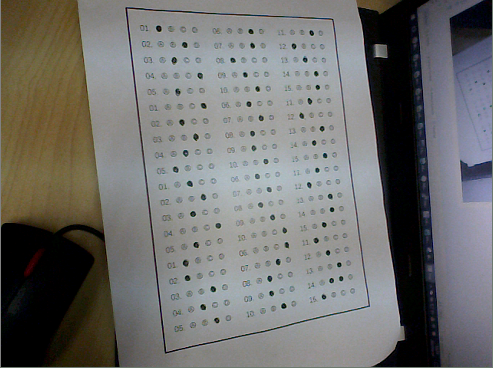
#> input picture test.png, 493 x 368 px, found by its file name
$ python main.py   (older library calls are emulated)
#> lines starting #> are read from the running program, lines starting #| are printed output that depends on the picture; after the words box and inside, x2 and y2 are one past the last pixel; in counts of white or black regions, pixels touching at a corner belong together
### sheet.py
#coding=utf-8
import cPickle
import cv2
from imutils import contours
from e import ContourCountError, ContourPerimeterSizeError, PolyNodeCountError
from settings import ANS_IMG_THRESHOLD, CNT_PERIMETER_THRESHOLD, CHOICE_IMG_THRESHOLD, ANS_IMG_DILATE_ITERATIONS, \
    ANS_IMG_ERODE_ITERATIONS, CHOICE_IMG_DILATE_ITERATIONS, CHOICE_IMG_ERODE_ITERATIONS, CHOICE_MAX_AREA, \
    CHOICE_CNT_COUNT, ANS_IMG_KERNEL, CHOICE_IMG_KERNEL, CHOICE_MIN_AREA
from utils import detect_cnt_again, get_init_process_img, get_max_area_cnt, get_ans, \
    get_left_right, get_top_bottom, sort_by_row, sort_by_col, insert_null_2_rows, get_vertical_projective, \
    get_h_projective


def get_answer_from_sheet(base_img):

    # cv2.imshow('temp', base_img)
    # cv2.waitKey(0)

    # 灰度化然后进行边缘检测、二值化等等一系列处理
    img = cv2.cvtColor(base_img, cv2.COLOR_BGR2GRAY)
    img = get_init_process_img(img)

    # cv2.imshow('temp', img)
    # cv2.waitKey(0)

    # 获取最大面积轮廓并和图片大小作比较，看轮廓周长大小判断是否是答题卡的轮廓
    cnt = get_max_area_cnt(img)
    cnt_perimeter = cv2.arcLength(cnt, True)
    base_img_perimeter = (base_img.shape[0] + base_img.shape[1]) * 2
    if not cnt_perimeter > CNT_PERIMETER_THRESHOLD * base_img_perimeter:
        raise ContourPerimeterSizeError

    # cv2.drawContours(base_img, [cnt], 0, (0, 255, 0), 1)
    # cv2.imshow('temp', base_img)
    # cv2.waitKey(0)

    # 计算多边形的顶点，并看是否是四个顶点
    poly_node_list = cv2.approxPolyDP(cnt, cv2.arcLength(cnt, True) * 0.1, True)
    if not poly_node_list.shape[0] == 4:
        raise PolyNodeCountError

    # 根据计算的多边形顶点继续处理图片，主要是是纠偏
    processed_img = detect_cnt_again(poly_node_list, base_img)

    # cv2.imshow('temp', processed_img)
    # cv2.waitKey(0)

    # 调整图片的亮度
    processed_img = cv2.cvtColor(processed_img, cv2.COLOR_BGR2GRAY)
    processed_img = cv2.GaussianBlur( processed_img, (9, 9), 0)
    # cv2.imshow('temp', processed_img)
    # cv2.waitKey(0)

    # 通过二值化和膨胀腐蚀获得填涂区域
    # ret, ans_img = cv2.threshold(processed_img, ANS_IMG_THRESHOLD[0], ANS_IMG_THRESHOLD[1], cv2.THRESH_BINARY_INV)
    ans_img = cv2.adaptiveThreshold(processed_img, 255, cv2.ADAPTIVE_THRESH_GAUSSIAN_C, cv2.THRESH_BINARY_INV, 41, 35)
    ans_img = cv2.dilate(ans_img, ANS_IMG_KERNEL, iterations=ANS_IMG_DILATE_ITERATIONS)
    ans_img = cv2.erode(ans_img, ANS_IMG_KERNEL, iterations=ANS_IMG_ERODE_ITERATIONS)
    ret, ans_img = cv2.threshold(ans_img, ANS_IMG_THRESHOLD[0], ANS_IMG_THRESHOLD[1], cv2.THRESH_BINARY_INV)

    # cv2.imshow('temp', ans_img)
    # cv2.waitKey(0)

    # 通过二值化和膨胀腐蚀获得选项框区域
    choice_img = cv2.adaptiveThreshold(processed_img, 255, cv2.ADAPTIVE_THRESH_GAUSSIAN_C, cv2.THRESH_BINARY_INV, 51, 10)
    # [6 lines of commented-out code are left out]

    for i in range(1):
        choice_img = cv2.dilate(choice_img, CHOICE_IMG_KERNEL, iterations=CHOICE_IMG_DILATE_ITERATIONS)
        choice_img = cv2.erode(choice_img, CHOICE_IMG_KERNEL, iterations=CHOICE_IMG_ERODE_ITERATIONS)

    # [6 lines of commented-out code are left out]
    _, cnts, h = cv2.findContours(choice_img, cv2.RETR_EXTERNAL, cv2.CHAIN_APPROX_SIMPLE)
    question_cnts = []

    temp1_ans_img = ans_img.copy()
    for i, c in enumerate(cnts):
        # 如果面积小于某值，则认为这个轮廓是选项框或题号
        if CHOICE_MIN_AREA < cv2.contourArea(c) < CHOICE_MAX_AREA:
            cv2.drawContours(temp1_ans_img, cnts, i, (0, 0, 0), 1)
            question_cnts.append(c)

    # cv2.imshow('temp', temp1_ans_img)
    # cv2.waitKey(0)

    question_cnts = get_left_right(question_cnts)
    question_cnts = get_top_bottom(question_cnts)

    temp2_ans_img = ans_img.copy()
    for i in range(len(question_cnts)):
        cv2.drawContours(temp2_ans_img, question_cnts, i, (0, 0, 0), 1)


    # 对轮廓之上而下的排序
    question_cnts, cnts_pos = contours.sort_contours(question_cnts, method="top-to-bottom")
    rows = sort_by_row(list(cnts_pos))
    cols = sort_by_col(list(cnts_pos))

    cv2.imshow('temp', temp2_ans_img)
    cv2.waitKey(0)

### utils.py
# coding=utf-8
import math
from collections import Counter

import numpy as np
import cv2
from imutils import auto_canny, contours
from e import PolyNodeCountError
from score import score
from settings import CHOICES, SHEET_AREA_MIN_RATIO, PROCESS_BRIGHT_COLS, PROCESS_BRIGHT_ROWS, BRIGHT_VALUE,CHOICE_COL_COUNT, CHOICES_PER_QUE, WHITE_RATIO_PER_CHOICE, MAYBE_MULTI_CHOICE_THRESHOLD, CHOICE_CNT_COUNT, test_ans,ORIENT_CODE


def get_corner_node_list(poly_node_list):
    """
    获得多边形四个顶点的坐标
    :type poly_node_list: ndarray
    :return: tuple
    """
    center_y, center_x = (np.sum(poly_node_list, axis=0) / 4)[0]
    top_left = bottom_left = top_right = bottom_right = None
    for node in poly_node_list:
        x = node[0, 1]
        y = node[0, 0]
        if x < center_x and y < center_y:
            top_left = node
        elif x < center_x and y > center_y:
            bottom_left = node
        elif x > center_x and y < center_y:
            top_right = node
        elif x > center_x and y > center_y:
            bottom_right = node
    return top_left, bottom_left, top_right, bottom_right


def detect_cnt_again(poly, base_img):
    """
    继续检测已截取区域是否涵盖了答题卡区域
    :param poly: ndarray
    :param base_img: ndarray
    :return: ndarray
    """
    # 该多边形区域是否还包含答题卡区域的flag
    flag = False

    # 计算多边形四个顶点，并且截图，然后处理截取后的图片
    top_left, bottom_left, top_right, bottom_right = get_corner_node_list(poly)
    roi_img = get_roi_img(base_img, bottom_left, bottom_right, top_left, top_right)
    img = get_init_process_img(roi_img)

    # 获得面积最大的轮廓
    cnt = get_max_area_cnt(img)

    # 如果轮廓面积足够大，重新计算多边形四个顶点
    if cv2.contourArea(cnt) > roi_img.shape[0] * roi_img.shape[1] * SHEET_AREA_MIN_RATIO:
        flag = True
        poly = cv2.approxPolyDP(cnt, cv2.arcLength((cnt,), True) * 0.1, True)
        top_left, bottom_left, top_right, bottom_right = get_corner_node_list(poly)
        if not poly.shape[0] == 4:
            raise PolyNodeCountError

    # 多边形顶点和图片顶点，主要用于纠偏
    base_poly_nodes = np.float32([top_left[0], bottom_left[0], top_right[0], bottom_right[0]])
    base_nodes = np.float32([[0, 0],
                            [base_img.shape[1], 0],
                            [0, base_img.shape[0]],
                            [base_img.shape[1], base_img.shape[0]]])
    transmtx = cv2.getPerspectiveTransform(base_poly_nodes, base_nodes)

    if flag:
        img_warp = cv2.warpPerspective(roi_img, transmtx, (base_img.shape[1], base_img.shape[0]))
    else:
        img_warp = cv2.warpPerspective(base_img, transmtx, (base_img.shape[1], base_img.shape[0]))
    return img_warp


def get_init_process_img(roi_img):
    """
    对图片进行初始化处理，包括，梯度化，高斯模糊，二值化，腐蚀，膨胀和边缘检测
    :param roi_img: ndarray
    :return: ndarray
    """
    h = cv2.Sobel(roi_img, cv2.CV_32F, 0, 1, -1)
    v = cv2.Sobel(roi_img, cv2.CV_32F, 1, 0, -1)
    img = cv2.add(h, v)
    img = cv2.convertScaleAbs(img)
    img = cv2.GaussianBlur(img, (3, 3), 0)
    ret, img = cv2.threshold(img, 120, 255, cv2.THRESH_BINARY)
    kernel = np.ones((1, 1), np.uint8)
    img = cv2.erode(img, kernel, iterations=1)
    img = cv2.dilate(img, kernel, iterations=2)
    img = cv2.erode(img, kernel, iterations=1)
    img = cv2.dilate(img, kernel, iterations=2)
    img = auto_canny(img)
    return img


def get_roi_img(base_img, bottom_left, bottom_right, top_left, top_right):
    """
    截取合适的图片区域
    :param base_img: ndarray
    :param bottom_left: ndarray
    :param bottom_right: ndarray
    :param top_left: ndarray
    :param top_right: ndarray
    :return: ndarray
    """
    min_v = top_left[0, 1] if top_left[0, 1] < bottom_left[0, 1] else bottom_left[0, 1]
    max_v = top_right[0, 1] if top_right[0, 1] > bottom_right[0, 1] else bottom_right[0, 1]
    min_h = top_left[0, 0] if top_left[0, 0] < top_right[0, 0] else top_right[0, 0]
    max_h = bottom_left[0, 0] if bottom_left[0, 0] > bottom_right[0, 0] else bottom_right[0, 0]
    roi_img = base_img[min_v + 10:max_v - 10, min_h + 10:max_h - 10]
    return roi_img


def get_max_area_cnt(img):
    """
    获得图片里面最大面积的轮廓
    :param img: ndarray
    :return: ndarray
    此函数中的第一句，容易导致ValueError :too many values to umpack
    问题原因：返回值的个数发生改变
    解决的方法：前面加 ‘_’ 代表用不到的参数
    """
    _,cnts, hierarchy = cv2.findContours(img, cv2.RETR_EXTERNAL, cv2.CHAIN_APPROX_SIMPLE)
    cnt = max(cnts, key=lambda c: cv2.contourArea(c))
    return cnt


# [64 lines left out: functions get_ans, test_is_eq, not called in this run]


def get_items_per_row():
    items_per_row = CHOICE_COL_COUNT / (CHOICES_PER_QUE + 1)
    return items_per_row   #3


def get_item_interval():
    interval = CHOICES_PER_QUE + 1
    return interval


def delete_rect(cents_pos, que_cnts):
    count = 0
    for i, c in enumerate(cents_pos):
        area_ration = cv2.contourArea(que_cnts[i - count]) / (c[2] * c[3])
        ratio = 1.0 * c[2] / c[3]
        if 0.5 > ratio or ratio > 2 or area_ration < 0.5:
            que_cnts.pop(i - count)
            count += 1
    return que_cnts


def get_left_right(cnts):
    sort_res = contours.sort_contours(cnts, method="top-to-bottom")
    cents_pos = sort_res[1]
    que_cnts = list(sort_res[0])
    que_cnts = delete_rect(cents_pos, que_cnts)

    sort_res = contours.sort_contours(que_cnts, method="top-to-bottom")
    cents_pos = sort_res[1]
    que_cnts = list(sort_res[0])

    num = len(cents_pos) - CHOICE_COL_COUNT + 1
    dt = {}
    for i in range(num):
        distance = 0
        for j in range(i, i + CHOICE_COL_COUNT - 1):
            distance += cents_pos[j + 1][1] - cents_pos[j][1]
        dt[distance] = cents_pos[i:i + CHOICE_COL_COUNT]
    keys = dt.keys()
    key_min = min(keys)
    #if key_min >= 10:
    #    raise
    w = sorted(dt[key_min], key=lambda x: x[0])
    lt, rt = w[0][0] - w[0][2] * 0.5, w[-1][0] + w[-1][2] * 0.5
    count = 0
    for i, c in enumerate(cents_pos):
        if c[0] < lt or c[0] > rt:
            que_cnts.pop(i - count)
            count += 1
    return que_cnts


def get_top_bottom(cnts):
    sort_res = contours.sort_contours(cnts, method="left-to-right")
    cents_pos = sort_res[1]
    que_cnts = list(sort_res[0])
    choice_row_count = get_choice_row_count()
    num = len(cents_pos) - choice_row_count + 1
    dt = {}
    for i in range(num):
        distance = 0
        for j in range(i, i + choice_row_count - 1):
            distance += cents_pos[j + 1][0] - cents_pos[j][0]
        dt[distance] = cents_pos[i:i + choice_row_count]
    keys = dt.keys()
    key_min = min(keys)
    #if key_min >= 10:
    #    raise
    w = sorted(dt[key_min], key=lambda x: x[1])
    top, bottom = w[0][1] - w[0][3] * 0.5, w[-1][1] + w[-1][3] * 0.5
    count = 0
    for i, c in enumerate(cents_pos):
        if c[1] < top or c[1] > bottom:
            que_cnts.pop(i - count)
            count += 1
    return que_cnts


def get_choice_row_count():
    choice_row_count = int(math.ceil(CHOICE_CNT_COUNT * 1.0 / CHOICE_COL_COUNT))
    return choice_row_count


def sort_by_row(cnts_pos):
    choice_row_count = get_choice_row_count()
    count = 0
    rows = []
    threshold = get_min_row_interval(cnts_pos)
    for i in range(choice_row_count):
        cols = cnts_pos[i * CHOICE_COL_COUNT - count:(i + 1) * CHOICE_COL_COUNT - count]
        # threshold = _std_plus_mean(cols)
        temp_row = [cols[0]]
        for j, col in enumerate(cols[1:]):
            if col[1] - cols[j - 1][1] < threshold:
                temp_row.append(col)
            else:
                break
        count += CHOICE_COL_COUNT - len(temp_row)
        temp_row.sort(key=lambda x: x[0])
        rows.append(temp_row)

    # insert_no_full_row(rows)
    ck_full_rows_size(rows)
    return rows


def sort_by_col(cnts_pos):
    # TODO
    cnts_pos.sort(key=lambda x: x[0])
    choice_row_count = get_choice_row_count()
    count = 0
    cols = []
    threshold = get_min_col_interval(cnts_pos)
    for i in range(CHOICE_COL_COUNT):
        rows = cnts_pos[i * choice_row_count - count:(i + 1) * choice_row_count - count]
        temp_col = [rows[0]]
        for j, row in enumerate(rows[1:]):
            if row[0] - rows[j - 1][0] < threshold:
                temp_col.append(row)
            else:
                break
        count += choice_row_count - len(temp_col)
        temp_col.sort(key=lambda x: x[1])
        cols.append(temp_col)
    ck_full_cols_size(cols)
    return cols


# [14 lines left out: function insert_null_2_rows, not called in this run]


def get_min_row_interval(cnts_pos):
    choice_row_count = get_choice_row_count()
    rows_interval = []
    for i, c in enumerate(cnts_pos[1:]):
        rows_interval.append(c[1] - cnts_pos[i][1])
    rows_interval.sort(reverse=True)
    return min(rows_interval[:choice_row_count - 1])


def get_min_col_interval(cnts_pos):
    cols_interval = []
    for i, c in enumerate(cnts_pos[1:]):
        cols_interval.append(c[0] - cnts_pos[i][0])
    cols_interval.sort(reverse=True)
    return min(cols_interval[:CHOICE_COL_COUNT - 1])


def get_min_interval(cnts_pos, orient):
    idx = ORIENT_CODE[orient]
    interval_list = []


def ck_full_rows_size(rows):
    count = 0
    for row in rows:
        if len(row) == CHOICE_COL_COUNT:
            count += 1
    #if count < 1:
    #   raise


def ck_full_cols_size(rows):
    choice_row_count = get_choice_row_count()
    count = 0
    for row in rows:
        if len(row) == choice_row_count:
            count += 1
    #if count < 1:
    #   raise


# [60 lines left out: functions get_vertical_projective, get_h_projective, show_fuck, seg, not called in this run]

### main.py
# -*- coding: utf-8 -*-
"""
Created on Sat Aug 17 21:20:50 2019

@author: lxyi
"""
import cv2
from sheet import get_answer_from_sheet

#首先是要获取到图片
cat = cv2.imread('./img/test.png')
#> cat is the input picture: shape (368, 493, 3); mean B, G, R 109.7, 111.6, 112

#对图片的大小进行一个处理
cat = cv2.resize(cat,(600,500),interpolation=cv2.INTER_CUBIC)
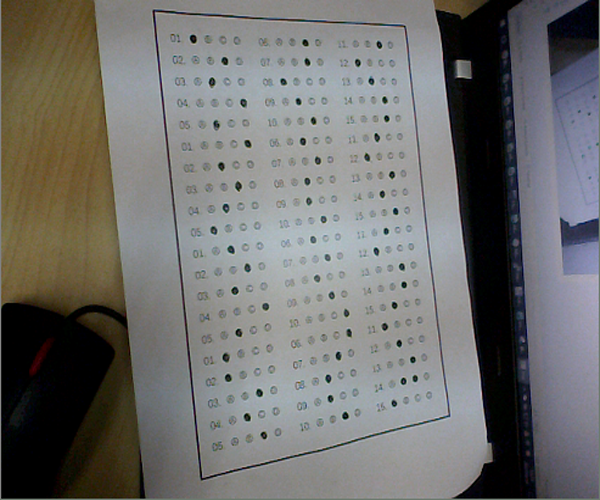
#> cat: shape (500, 600, 3); mean B, G, R 109.7, 111.6, 112

#扫描出填涂在答题卡上的样子
get_answer_from_sheet(cat)
#> in get_init_process_img, `img = auto_canny(img)`:
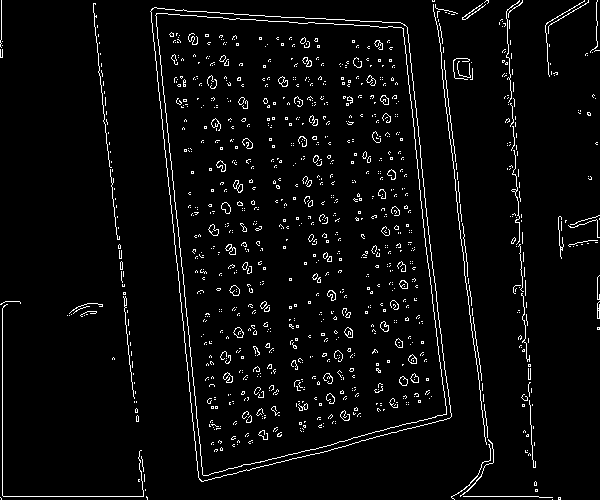
#> img: shape (500, 600); 4% white in thin lines or dots
#> in get_max_area_cnt, `_,cnts, hierarchy = cv2.findContours(img, cv2.RETR_EXTERNAL, cv2.CHAIN..`: cnts = 223 contours, 220 with area under 20; largest, box (x1, y1, x2, y2) and area: (150, 7, 452, 482) 111110, (597, 301, 600, 319) 21, (460, 439, 494, 497) 20
#> in get_max_area_cnt, `cnt = max(cnts, key=lambda c: cv2.contourArea(c))`: cnt = contour of 363 points, box (x1, y1, x2, y2) (150, 7, 452, 482), area 111110
#> in get_answer_from_sheet, `cnt_perimeter = cv2.arcLength(cnt, True)`: cnt_perimeter = 1444.5
#> in get_answer_from_sheet, `poly_node_list = cv2.approxPolyDP(cnt, cv2.arcLength(cnt, True) * 0.1,..`: poly_node_list = [[152, 8], [199, 479], [449, 418], [407, 27]]
#> in get_corner_node_list, `center_y, center_x = (np.sum(poly_node_list, axis=0) / 4)[0]`: center_y = 301; center_x = 233
#> the loop in get_corner_node_list, `for node in poly_node_list:` made 4 passes
#> (x, y, top_left) on pass 1: (8, 152, [[152, 8]])
#> in detect_cnt_again, `top_left, bottom_left, top_right, bottom_right = get_corner_node_list(..`: top_left = [[152, 8]]; bottom_left = [[407, 27]]; top_right = [[199, 479]]; bottom_right = [[449, 418]]
#> in get_roi_img, `min_v = top_left[0, 1] if top_left[0, 1] < bottom_left[0, 1] else bott..`: min_v = 8
#> in get_roi_img, `max_v = top_right[0, 1] if top_right[0, 1] > bottom_right[0, 1] else b..`: max_v = 479
#> in get_roi_img, `min_h = top_left[0, 0] if top_left[0, 0] < top_right[0, 0] else top_ri..`: min_h = 152
#> in get_roi_img, `max_h = bottom_left[0, 0] if bottom_left[0, 0] > bottom_right[0, 0] el..`: max_h = 449
#> in get_roi_img, `roi_img = base_img[min_v + 10:max_v - 10, min_h + 10:max_h - 10]`:
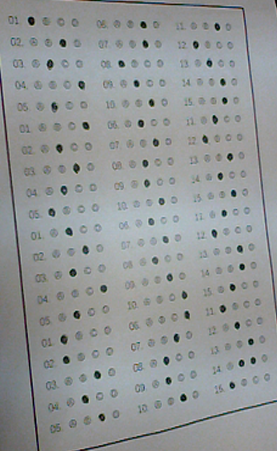
#> roi_img: shape (451, 277, 3); mean B, G, R 152.4, 151.5, 147.9
#> in get_init_process_img (call 2), `v = cv2.Sobel(roi_img, cv2.CV_32F, 1, 0, -1)`:
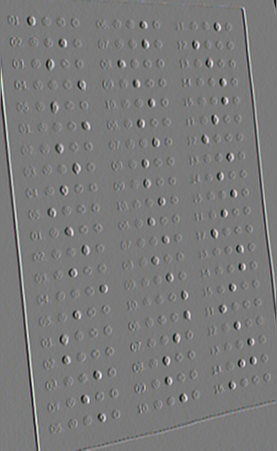
#> v: shape (451, 277, 3) float32; mean B, G, R 0.8, 0.8, 0.7; drawn with min black and max white
#> in get_init_process_img (call 2), `img = cv2.GaussianBlur(img, (3, 3), 0)`:
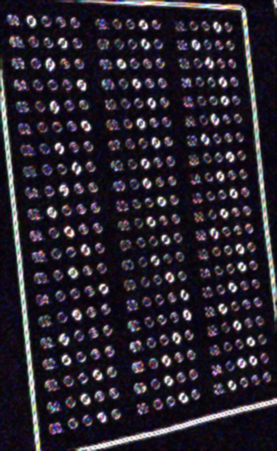
#> img: shape (451, 277, 3); mean B, G, R 46.2, 35.7, 41.2
#> in get_init_process_img (call 2), `img = auto_canny(img)`:
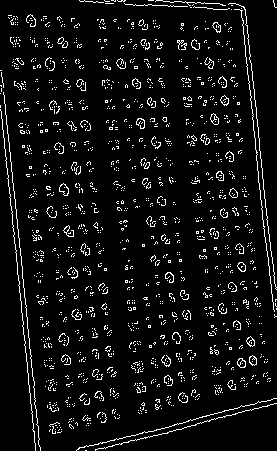
#> img: shape (451, 277); 6.4% white in thin lines or dots
#> in get_max_area_cnt (call 2), `_,cnts, hierarchy = cv2.findContours(img, cv2.RETR_EXTERNAL, cv2.CHAIN..`: cnts = 1580 contours, 1568 with area under 20; largest, box (x1, y1, x2, y2) and area: (59, 183, 69, 196) 71, (210, 113, 219, 125) 62, (237, 358, 246, 368) 58, (237, 262, 246, 272) 55, (249, 355, 257, 366) 54
#> in detect_cnt_again, `cnt = get_max_area_cnt(img)`: cnt = contour of 18 points, box (x1, y1, x2, y2) (59, 183, 69, 196), area 71
#> in detect_cnt_again, `base_poly_nodes = np.float32([top_left[0], bottom_left[0], top_right[0..`: base_poly_nodes = [[152, 8], [407, 27], [199, 479], [449, 418]]
#> in detect_cnt_again, `transmtx = cv2.getPerspectiveTransform(base_poly_nodes, base_nodes)`: transmtx = [[1.79, -0.179, -270.8], [-0.0734, 0.986, 3.28], [-0.000606, 8.79e-05, 1]]
#> in get_answer_from_sheet, `processed_img = cv2.GaussianBlur( processed_img, (9, 9), 0)`:
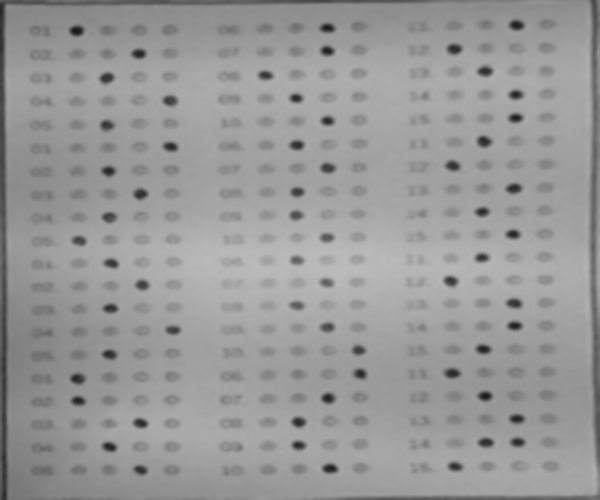
#> processed_img: shape (500, 600); min 24, max 188, mean 152.3
#> (the rest of the program and of its run is left out)
